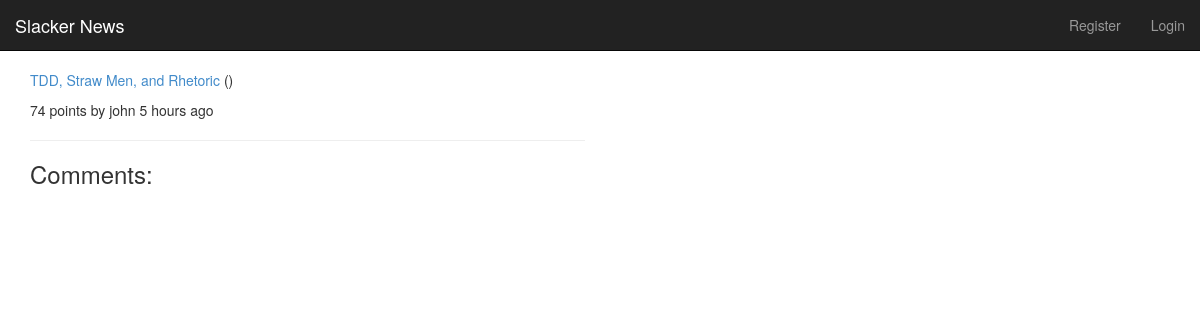
/story/10/, run on the app's committed database.
### stories/models.py (models this page shows, shortened)
class Story(models.Model):
	title = models.CharField(max_length=200)
	description = models.TextField()
	url = models.URLField()
	points = models.IntegerField(default=1)
	moderator = models.ForeignKey(User, related_name='moderated_stories')
	voters = models.ManyToManyField(User, related_name='liked_stories')
	created_at = models.DateTimeField(auto_now_add=True)
	updated_at = models.DateTimeField(auto_now=True)
	@property
	def domain(self):
		return urlparse(self.url).netloc
	class Meta:
		verbose_name_plural = "Stories"

### stories/views.py (the view)
# urls.py: url(r'^story/(?P<story_id>\d+)/$', views.story_detail, name='story_detail'),
def story_detail(request, story_id):
	context_dict = {}
	context_dict['user'] = request.user
	story = get_object_or_404(Story, pk=story_id)
	context_dict['story'] = story
	return render(request, 'hackernews/detail.html', context_dict)

### stories/templatetags/story_extras.py (called while the page is built)
@register.filter(name='age')
def age(created_at):
	now = datetime.utcnow().replace(tzinfo=utc)
	age_in_minutes = int((now - created_at).total_seconds())/60
	if age_in_minutes < 60:
		value = age_in_minutes
		precision = 'minute'
	elif age_in_minutes < (60*24):
		value = age_in_minutes//60
		precision = 'hour'
	else:
		value = age_in_minutes//(60*24)
		precision = 'day'
	age_string = '%d %s%s ago' % (value, precision, ('s' if value > 1 else ''))
	return age_string

### templates/hackernews/detail.html (shortened to what this page needs)
{% extends 'hackernews/base.html' %}
{% load story_extras %}
{% load static %}
{% block content %}
<p>
<a href="{{ story.url }}">{{ story.title }}</a><span class="domain"> ({{ story.domain }})</span>
</p>
<p>
{{ story.points }} points by {{ story.moderator.username }} {{ story.created_at|age }}
</p>
<hr/>
<h3>Comments:</h3>
{% endblock content %}

### data on the page
Story: title "TDD, Straw Men, and Rhetoric", points "74", moderator.username "john", created_at|age "5 hours ago"
